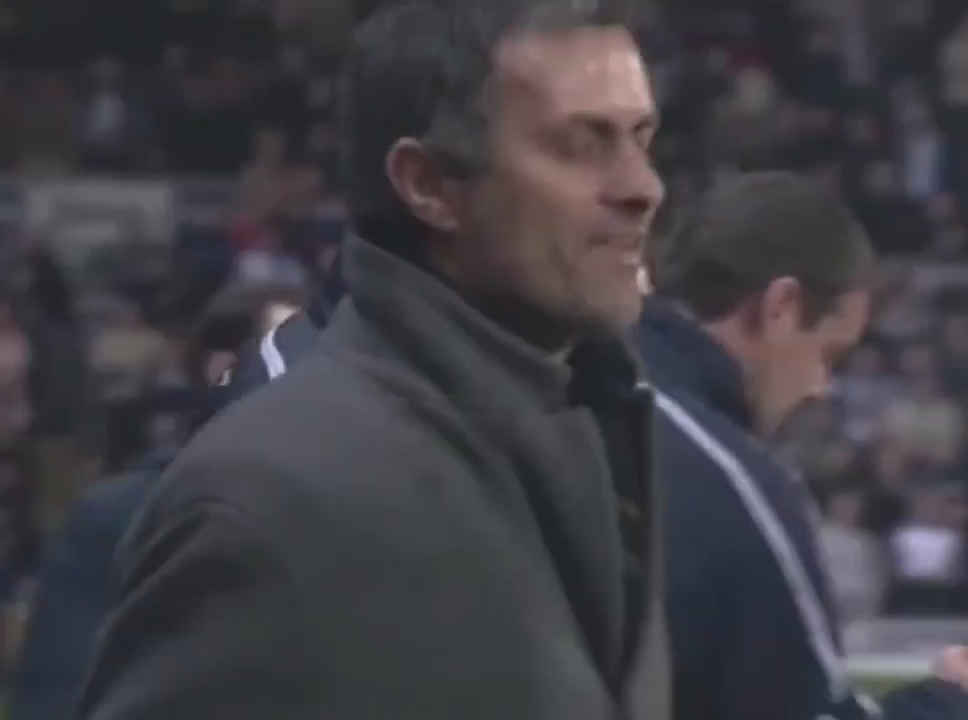
#> input picture src/backend/frame_1.jpg, 968 x 720 px, given in place of mourinho.mp4, which was not available
$ python app1.py
#> lines starting #> are read from the running program, lines starting #| are printed output that depends on the picture; after the words box and inside, x2 and y2 are one past the last pixel; in counts of white or black regions, pixels touching at a corner belong together; pictures that were not available may be replaced by others from this repository, and a replacement may not be noted
import cv2

# Caminho para o vídeo
video_path = '../static/mourinho.mp4'

# Carregar o vídeo
cap = cv2.VideoCapture(video_path)

# Verificar se o vídeo foi carregado com sucesso
if not cap.isOpened():
    print("Erro ao abrir o vídeo")
    exit()

# Carregar o classificador de rostos pretreinado do OpenCV
face_cascade = cv2.CascadeClassifier(cv2.data.haarcascades + 'haarcascade_frontalface_default.xml')

# Ler e exibir frames do vídeo
while cap.isOpened():
    ret, frame = cap.read()
#> frame is the input picture: shape (720, 968, 3); mean B, G, R 68.8, 62.8, 64.6
    if not ret:
        break

    # Converter o frame para escala de cinza
    gray = cv2.cvtColor(frame, cv2.COLOR_BGR2GRAY)

    # Aplicar suavização para reduzir o ruído
    gray = cv2.GaussianBlur(gray, (5, 5), 0)
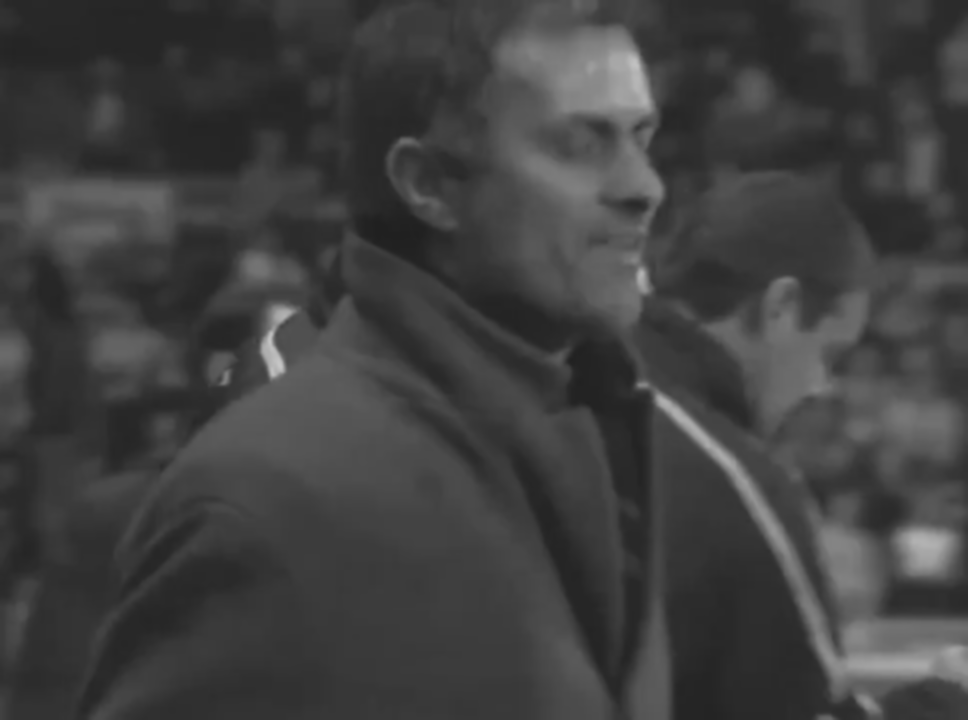
#> gray: shape (720, 968); min 32, max 198, mean 64

    # Detectar rostos
    faces = face_cascade.detectMultiScale(gray, scaleFactor=1.1, minNeighbors=5, minSize=(30, 30))
#> faces = [[491, 42, 262, 262]]

    # Desenhar retângulos ao redor dos rostos detectados
    for (x, y, w, h) in faces:
        cv2.rectangle(frame, (x, y), (x+w, y+h), (255, 0, 0), 2)

        # Mostrar o Número de Rostos Detectados:
        cv2.putText(frame, f'Rostos detectados: {len(faces)}', (10, 20), cv2.FONT_HERSHEY_SIMPLEX, 0.7, (255, 255, 255), 2)
#> this loop made 1 pass
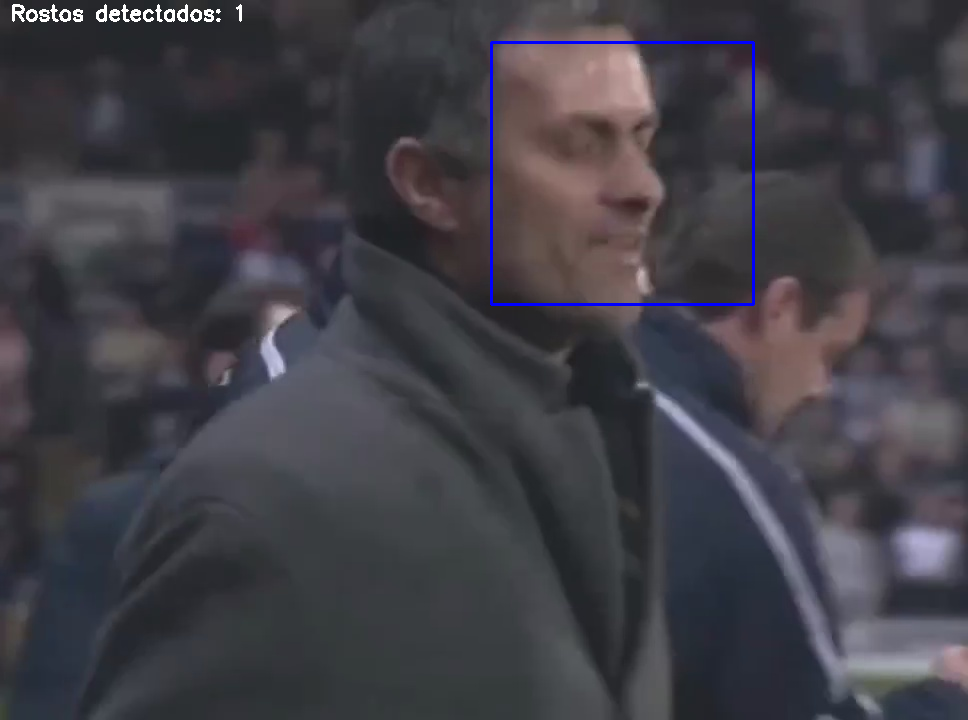
#> frame: shape (720, 968, 3); 0.68% of pixels changed, all inside (x1, y1, x2, y2) = (12, 4, 755, 306)

    # Exibir o frame com as detecções de rosto
    cv2.imshow('Frame', frame)

    # Pressionar 'q' para sair do loop
    if cv2.waitKey(1) & 0xFF == ord('q'):
#> (key q is pressed here)
        break

# Liberar o vídeo e fechar todas as janelas
cap.release()
cv2.destroyAllWindows()

$ run again, on src/backend/frame_101.jpg
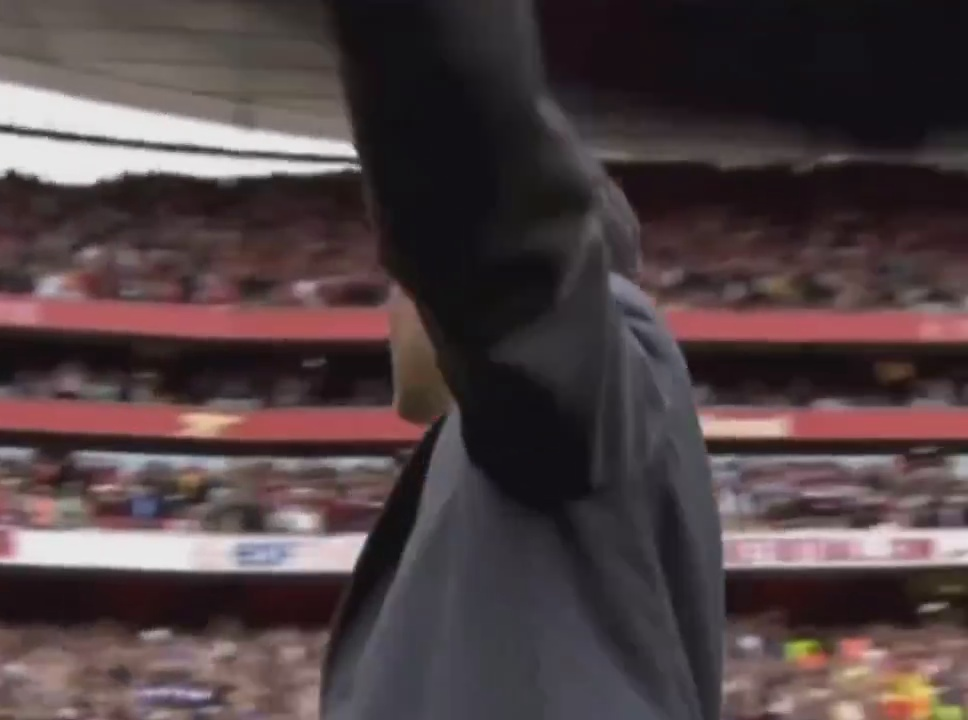
#> input picture src/backend/frame_101.jpg, 968 x 720 px, given in place of mourinho.mp4, which was not available
#> frame is the input picture: shape (720, 968, 3); mean B, G, R 66.5, 64.5, 78.8
#> `gray = cv2.cvtColor(frame, cv2.COLOR_BGR2GRAY)`:
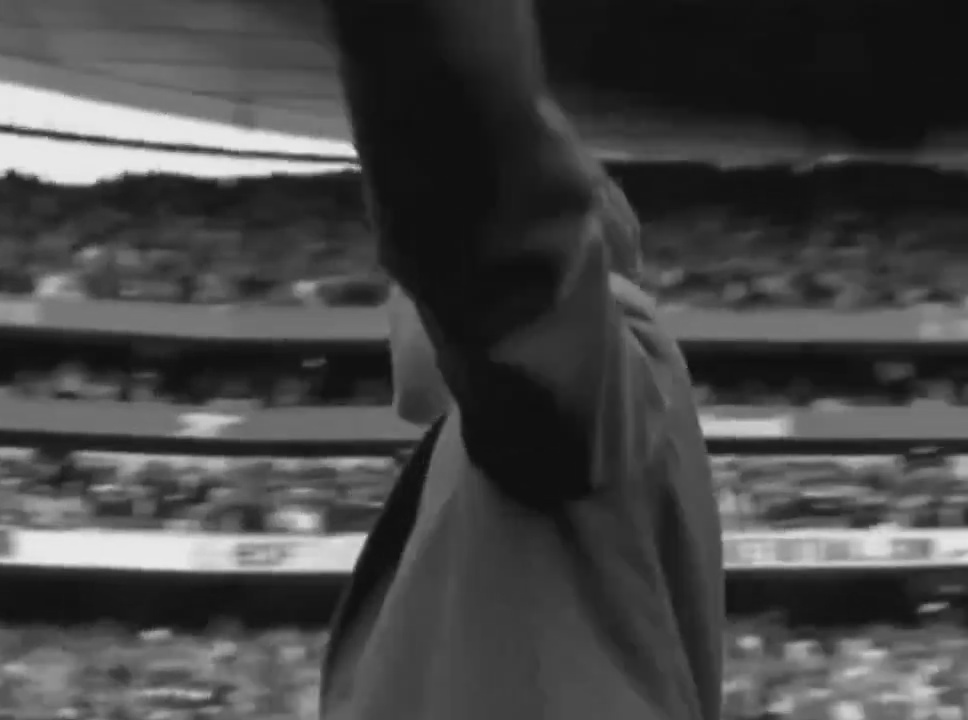
#> gray: shape (720, 968); min 14, max 238, mean 69
#> faces = ()

$ run again, on src/backend/frame_104.jpg
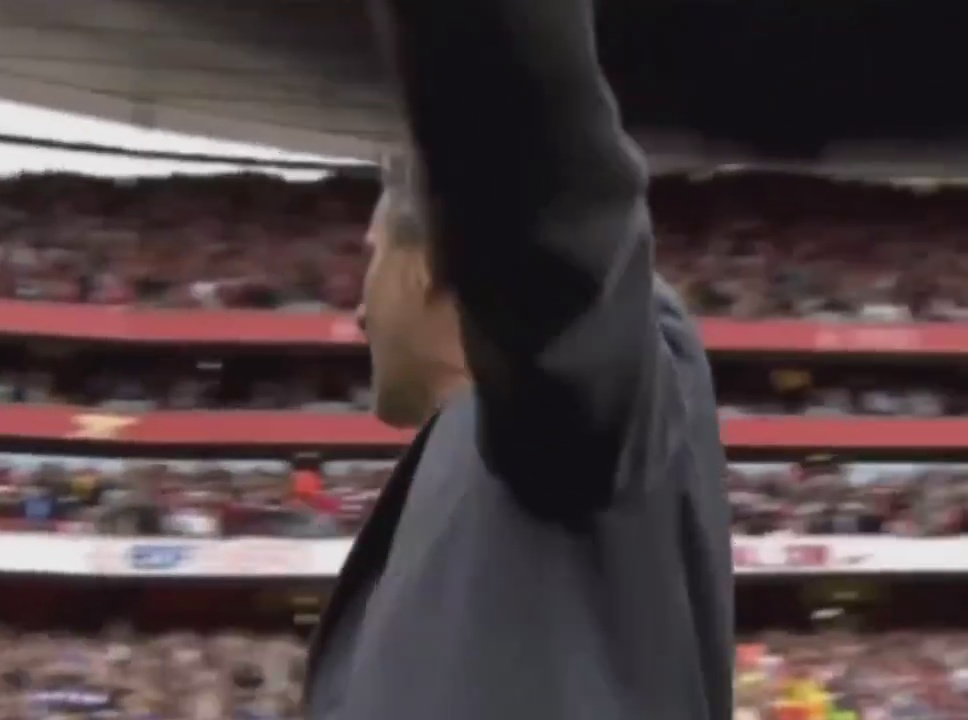
#> input picture src/backend/frame_104.jpg, 968 x 720 px, given in place of mourinho.mp4, which was not available
#> frame is the input picture: shape (720, 968, 3); mean B, G, R 64.1, 62.3, 76.3
#> `gray = cv2.cvtColor(frame, cv2.COLOR_BGR2GRAY)`:
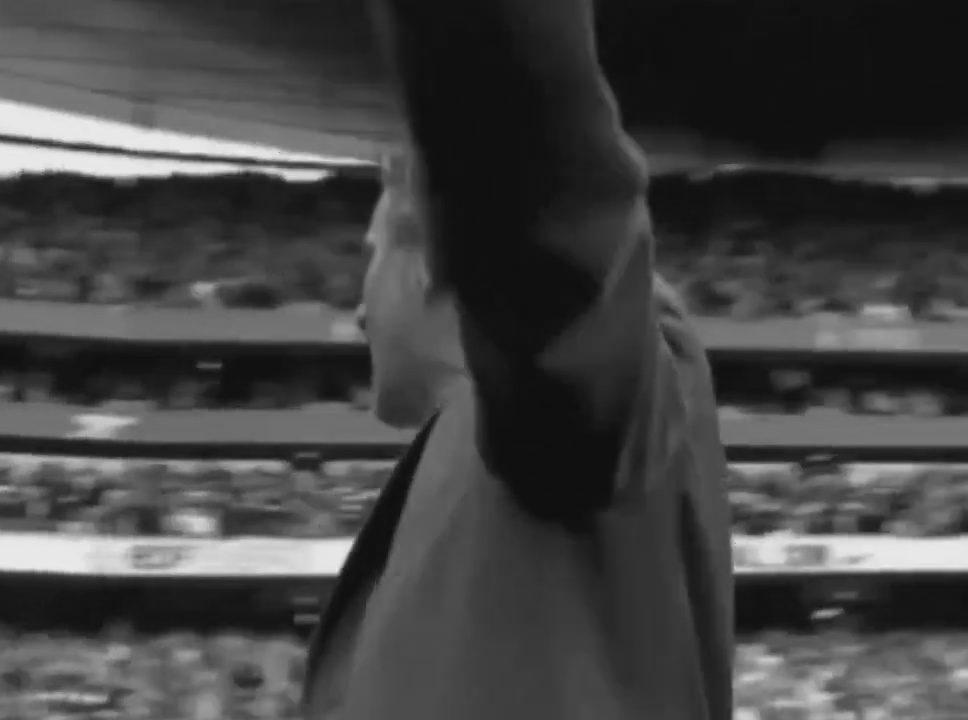
#> gray: shape (720, 968); min 14, max 237, mean 66.7
#> faces = ()

$ run again, on src/backend/frame_105.jpg
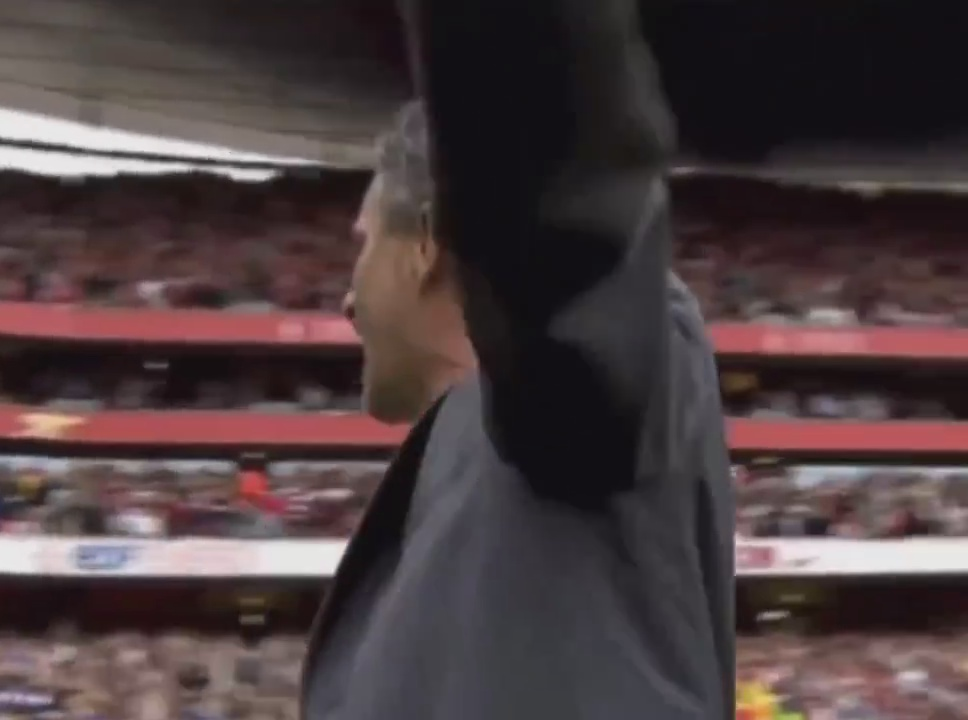
#> input picture src/backend/frame_105.jpg, 968 x 720 px, given in place of mourinho.mp4, which was not available
#> frame is the input picture: shape (720, 968, 3); mean B, G, R 62.7, 60.9, 74.7
#> `gray = cv2.cvtColor(frame, cv2.COLOR_BGR2GRAY)`:
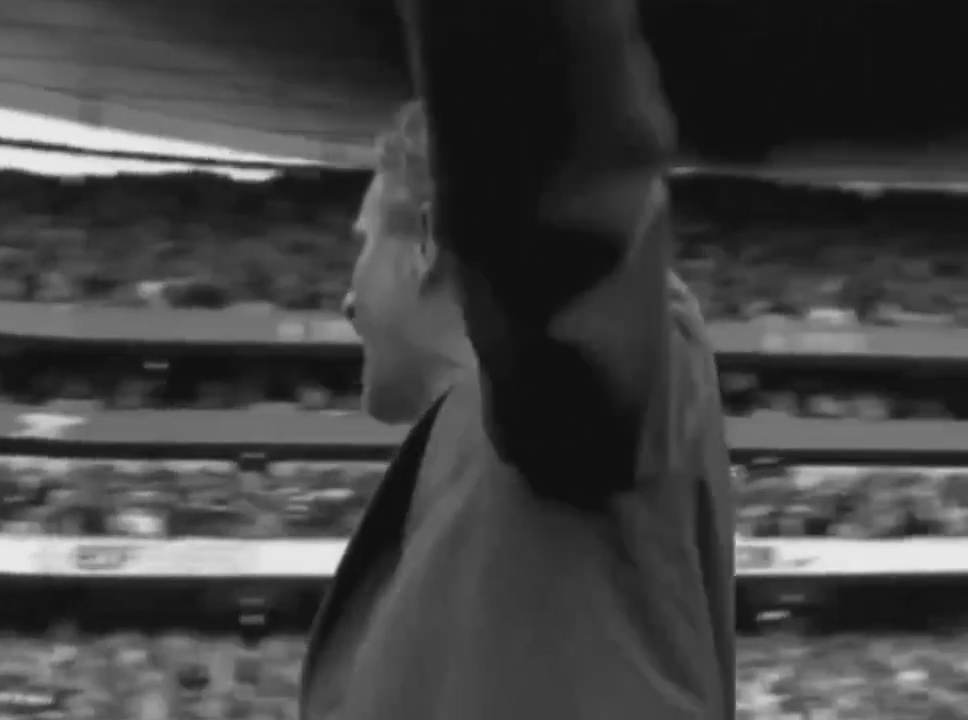
#> gray: shape (720, 968); min 13, max 239, mean 65.2
#> faces = ()
